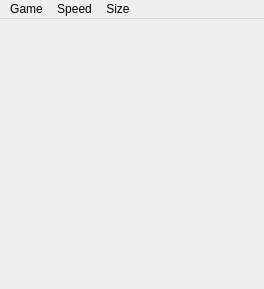
<?xml version="1.0" encoding="UTF-8"?>
<ui version="4.0">
 <class>MainWindow</class>
 <widget class="QMainWindow" name="MainWindow">
  <property name="geometry">
   <rect>
    <x>0</x>
    <y>0</y>
    <width>264</width>
    <height>289</height>
   </rect>
  </property>
  <property name="windowTitle">
   <string>MainWindow</string>
  </property>
  <widget class="QWidget" name="centralWidget">
   <layout class="QVBoxLayout" name="verticalLayout">
    <item>
     <layout class="QHBoxLayout" name="horizontalLayout">
      <property name="spacing">
       <number>0</number>
      </property>
      <property name="leftMargin">
       <number>0</number>
      </property>
      <property name="topMargin">
       <number>0</number>
      </property>
      <property name="rightMargin">
       <number>0</number>
      </property>
      <property name="bottomMargin">
       <number>0</number>
      </property>
     </layout>
    </item>
   </layout>
  </widget>
  <widget class="QMenuBar" name="menuBar">
   <property name="geometry">
    <rect>
     <x>0</x>
     <y>0</y>
     <width>264</width>
     <height>21</height>
    </rect>
   </property>
   <widget class="QMenu" name="menuGame">
    <property name="title">
     <string>Game</string>
    </property>
    <addaction name="actionStart"/>
    <addaction name="actionReset"/>
   </widget>
   <widget class="QMenu" name="menuSpeed">
    <property name="title">
     <string>Speed</string>
    </property>
    <addaction name="action2x"/>
    <addaction name="action4x"/>
    <addaction name="action6x"/>
   </widget>
   <widget class="QMenu" name="menuSize">
    <property name="title">
     <string>Size</string>
    </property>
    <addaction name="actionSmall"/>
    <addaction name="actionMedium"/>
    <addaction name="actionLarge"/>
   </widget>
   <addaction name="menuGame"/>
   <addaction name="menuSpeed"/>
   <addaction name="menuSize"/>
  </widget>
  <action name="actionStart">
   <property name="text">
    <string>Start</string>
   </property>
  </action>
  <action name="actionReset">
   <property name="text">
    <string>Reset</string>
   </property>
  </action>
  <action name="action2x">
   <property name="text">
    <string>2x</string>
   </property>
  </action>
  <action name="action4x">
   <property name="text">
    <string>4x</string>
   </property>
  </action>
  <action name="action6x">
   <property name="text">
    <string>6x</string>
   </property>
  </action>
  <action name="actionSmall">
   <property name="checkable">
    <bool>true</bool>
   </property>
   <property name="checked">
    <bool>true</bool>
   </property>
   <property name="text">
    <string>Small</string>
   </property>
  </action>
  <action name="actionMedium">
   <property name="checkable">
    <bool>true</bool>
   </property>
   <property name="text">
    <string>Medium</string>
   </property>
  </action>
  <action name="actionLarge">
   <property name="checkable">
    <bool>true</bool>
   </property>
   <property name="checked">
    <bool>false</bool>
   </property>
   <property name="text">
    <string>Large</string>
   </property>
  </action>
 </widget>
 <layoutdefault spacing="6" margin="11"/>
 <resources/>
 <connections/>
</ui>
